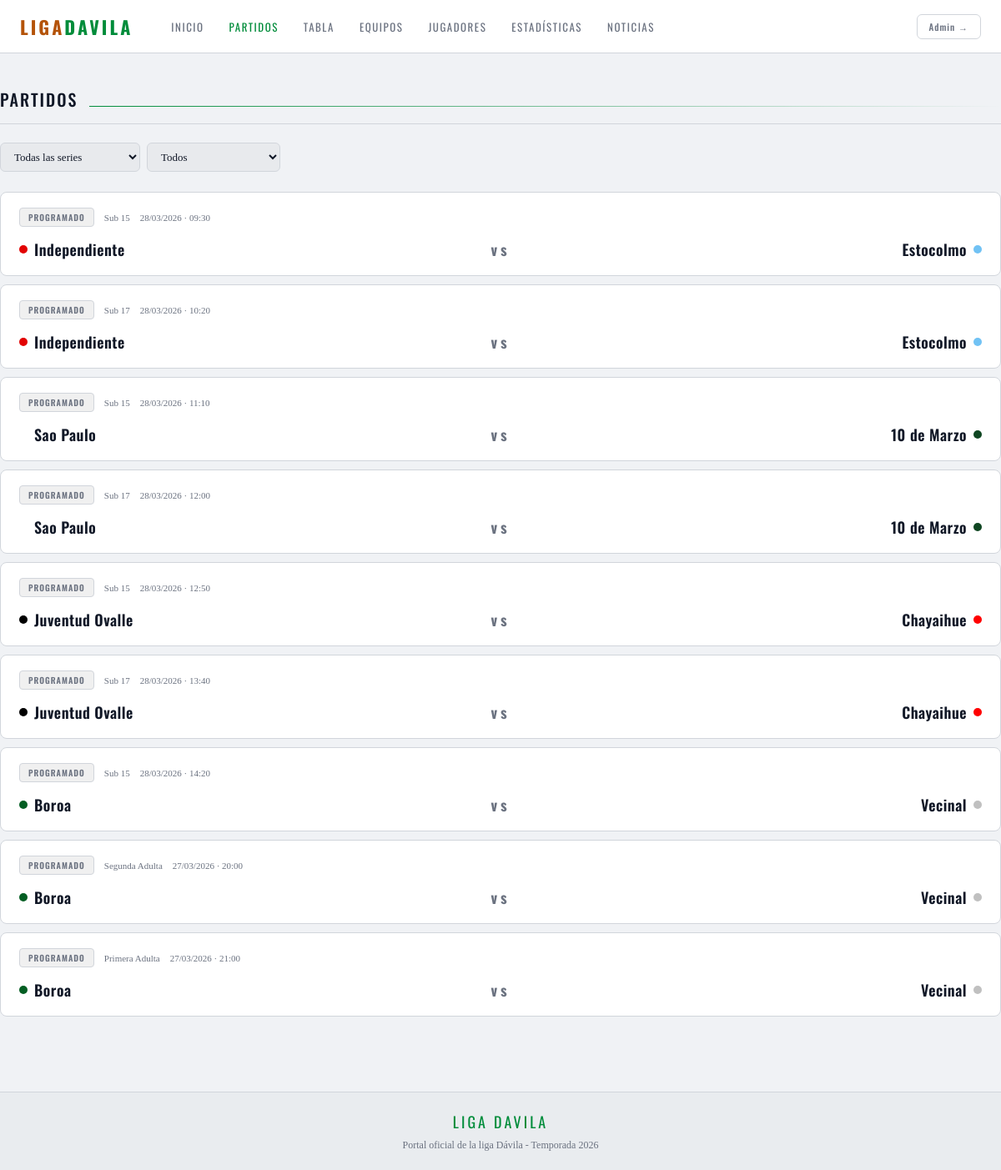
/partidos, run on the app's committed database.
### app/models/__init__.py (models this page shows, shortened)
class Partido(db.Model):
    __tablename__ = 'partidos'
    id = db.Column(db.Integer, primary_key=True)
    fecha = db.Column(db.Date, nullable=False)
    hora = db.Column(db.Time)
    cancha = db.Column(db.String(100))
    estado = db.Column(db.String(20), default='programado')  # programado, jugado, suspendido
    goles_local = db.Column(db.Integer, default=0)
    goles_visita = db.Column(db.Integer, default=0)
    observaciones = db.Column(db.Text)
    arbitro = db.Column(db.String(100))
    creado_en = db.Column(db.DateTime, default=datetime.utcnow)
    actualizado_en = db.Column(db.DateTime, default=datetime.utcnow, onupdate=datetime.utcnow)
    serie_id = db.Column(db.Integer, db.ForeignKey('series.id'), nullable=False)
    local_id = db.Column(db.Integer, db.ForeignKey('equipos.id'), nullable=False)
    visita_id = db.Column(db.Integer, db.ForeignKey('equipos.id'), nullable=False)
    actividades = db.relationship('Actividad', backref='partido', lazy='dynamic', cascade='all, delete-orphan')

class Serie(db.Model):
    __tablename__ = 'series'
    id = db.Column(db.Integer, primary_key=True)
    codigo = db.Column(db.String(10), unique=True, nullable=False)
    nombre = db.Column(db.String(100), nullable=False)
    año = db.Column(db.Integer, nullable=False, default=date.today().year)
    categoria = db.Column(db.String(20))  # Sub-8, Sub-10, Adultos, etc.
    activa = db.Column(db.Boolean, default=True)
    creado_en = db.Column(db.DateTime, default=datetime.utcnow)
    jugadores = db.relationship('Jugador', backref='serie', lazy='dynamic')
    partidos = db.relationship('Partido', backref='serie', lazy='dynamic')

class Equipo(db.Model):
    __tablename__ = 'equipos'
    id = db.Column(db.Integer, primary_key=True)
    codigo = db.Column(db.String(10), unique=True, nullable=False)
    nombre = db.Column(db.String(100), nullable=False)
    color = db.Column(db.String(7), default='#1a7a3c')
    delegado = db.Column(db.String(100))
    telefono_delegado = db.Column(db.String(20))
    activo = db.Column(db.Boolean, default=True)
    creado_en = db.Column(db.DateTime, default=datetime.utcnow)
    jugadores = db.relationship('Jugador', backref='equipo', lazy='dynamic')
    partidos_local = db.relationship('Partido', foreign_keys='Partido.local_id', backref='equipo_local', lazy='dynamic')
    partidos_visita = db.relationship('Partido', foreign_keys='Partido.visita_id', backref='equipo_visita', lazy='dynamic')

### app/routes/public.py (the view)
@public_bp.route('/partidos')
def partidos():
    serie_id = request.args.get('serie_id', type=int)
    estado   = request.args.get('estado', '')
    query = Partido.query
    if serie_id: query = query.filter_by(serie_id=serie_id)
    if estado:   query = query.filter_by(estado=estado)
    partidos = query.order_by(Partido.fecha.desc()).all()
    series   = Serie.query.filter_by(activa=True).all()
    return render_template('public/partidos.html',
        partidos=partidos, series=series,
        serie_id=serie_id, estado=estado)

### app/templates/public/partidos.html (shortened to what this page needs)
{% extends 'public/base_public.html' %}
{% block content %}
<div class="container page-wrap">
  <div class="section-head fade-up">
    <h1 class="section-title">Partidos</h1>
    <div class="section-line"></div>
  </div>
  <form method="GET" class="filters fade-up">
    <select name="serie_id" onchange="this.form.submit()">
      <option value="">Todas las series</option>
    </select>
    <select name="estado" onchange="this.form.submit()">
      <option value="">Todos</option>
    </select>
  </form>
  {% if partidos %}
    {% for p in partidos %}
    <a href="{{ url_for('public.partido_detalle', id=p.id) }}" class="match fade-up" style="display:block; text-decoration:none; color:inherit;">
      <div class="match-meta">
        <span class="badge {{ 'b-green' if p.estado == 'jugado' else 'b-gray' }}">{{ p.estado }}</span>
        <span>{{ p.serie.nombre }}</span>
        <span>{{ p.fecha.strftime('%d/%m/%Y') }}{% if p.hora %} · {{ p.hora.strftime('%H:%M') }}{% endif %}</span>
      </div>
      <div class="match-body">
        <div class="match-team">
          <div style="display:flex;align-items:center;gap:8px;">
            <div style="width:10px;height:10px;border-radius:50%;background:{{ p.equipo_local.color }}"></div>
            <div class="match-name">{{ p.equipo_local.nombre }}</div>
          </div>
        </div>
        {% if p.estado == 'jugado' %}
        <div class="match-score">{{ p.goles_local }}<span style="font-size:22px;color:#9ca3af;margin:0 4px">·</span>{{ p.goles_visita }}</div>
        {% else %}
        <div class="match-score pending">vs</div>
        {% endif %}
        <div class="match-team" style="text-align:right;">
          <div style="display:flex;align-items:center;gap:8px;justify-content:flex-end;">
            <div class="match-name">{{ p.equipo_visita.nombre }}</div>
            <div style="width:10px;height:10px;border-radius:50%;background:{{ p.equipo_visita.color }}"></div>
          </div>
        </div>
      </div>
    </a>
    {% endfor %}
  {% else %}
  <div class="empty"><div class="empty-icon">🗓️</div><div class="empty-text">Sin partidos con ese filtro</div></div>
  {% endif %}
</div>
{% endblock %}

### app/templates/public/base_public.html (style rules this page uses)
*, *::before, *::after { box-sizing: border-box; margin: 0; padding: 0; }
:root { --negro: #f0f2f5; --carbon: #ffffff; --grafito: #e8eaed; --borde: #d1d5db; --texto: #111827; --muted: #6b7280; --verde: #008c3a; --amarillo: #f5f505e2; --verde-dim: #d1fae5; --acento: #b45309; --rojo: #dc2626; --azul: #1d4ed8; --f-title: 'Oswald', sans-serif; --f-body: 'Source Serif 4', serif; --f-mono: 'DM Mono', monospace; --nav-h: 64px; --max-w: 1200px; --radius: 8px; }
html { scroll-behavior: smooth; }
body { font-family: var(--f-body); background: var(--negro); color: var(--texto); min-height: 100vh; }
.container { max-width: var(--max-w); margin: 0 auto; padding: 0 24px; }
.page-wrap { padding: 40px 0 80px; }
.section-head { display: flex; align-items: baseline; gap: 14px; margin-bottom: 22px; padding-bottom: 14px; border-bottom: 1px solid var(--borde); }
.section-title { font-family: var(--f-title); font-size: 20px; font-weight: 500; letter-spacing: 2px; text-transform: uppercase; }
.section-line { flex: 1; height: 1px; background: linear-gradient(90deg, var(--verde), transparent); }
.badge { font-family: var(--f-title); font-size: 10px; font-weight: 600; letter-spacing: 1px; text-transform: uppercase; padding: 3px 10px; border-radius: 4px; white-space: nowrap; }
.b-gray { background: rgba(0,0,0,.06); color: var(--muted); border: 1px solid var(--borde); }
.match { background: var(--carbon); border: 1px solid var(--borde); border-radius: var(--radius); padding: 18px 22px; margin-bottom: 10px; transition: border-color .2s; }
.match-meta { font-size: 11px; color: var(--muted); margin-bottom: 14px; display: flex; gap: 12px; align-items: center; }
.match-body { display: flex; align-items: center; gap: 5px; }
.match-team { flex: 1; }
.match-name { font-family: var(--f-title); font-size: 18px; font-weight: 600; letter-spacing: .5px; }
.match-score { font-family: var(--f-title); font-size: 38px; font-weight: 700; color: var(--acento); letter-spacing: 8px; min-width: 100px; text-align: center; }
.match-score.pending { color: var(--muted); font-size: 18px; letter-spacing: 4px; }
.filters { display: flex; gap: 8px; flex-wrap: wrap; margin-bottom: 24px; align-items: center; }
.filters select, .filters input { background: var(--grafito); border: 1px solid var(--borde); border-radius: 6px; color: var(--texto); font-family: var(--f-body); font-size: 13px; padding: 8px 12px; min-width: 160px; }
.fade-up { animation: fadeUp .5s ease both; }

### data on the page
Partido: estado "PROGRAMADO", serie.nombre "Sub 15", fecha "28/03/2026", hora "09:30", equipo_local.nombre "Independiente", shows "vs", equipo_visita.nombre "Estocolmo"
Partido: estado "PROGRAMADO", serie.nombre "Sub 17", fecha "28/03/2026", hora "10:20", equipo_local.nombre "Independiente", shows "vs", equipo_visita.nombre "Estocolmo"
Partido: estado "PROGRAMADO", serie.nombre "Sub 15", fecha "28/03/2026", hora "11:10", equipo_local.nombre "Sao Paulo", shows "vs", equipo_visita.nombre "10 de Marzo"
Partido: estado "PROGRAMADO", serie.nombre "Sub 17", fecha "28/03/2026", hora "12:00", equipo_local.nombre "Sao Paulo", shows "vs", equipo_visita.nombre "10 de Marzo"
Partido: estado "PROGRAMADO", serie.nombre "Sub 15", fecha "28/03/2026", hora "12:50", equipo_local.nombre "Juventud Ovalle", shows "vs", equipo_visita.nombre "Chayaihue"
Partido: estado "PROGRAMADO", serie.nombre "Sub 17", fecha "28/03/2026", hora "13:40", equipo_local.nombre "Juventud Ovalle", shows "vs", equipo_visita.nombre "Chayaihue"
Partido: estado "PROGRAMADO", serie.nombre "Sub 15", fecha "28/03/2026", hora "14:20", equipo_local.nombre "Boroa", shows "vs", equipo_visita.nombre "Vecinal"
Partido: estado "PROGRAMADO", serie.nombre "Segunda Adulta", fecha "27/03/2026", hora "20:00", equipo_local.nombre "Boroa", shows "vs", equipo_visita.nombre "Vecinal"
Partido: estado "PROGRAMADO", serie.nombre "Primera Adulta", fecha "27/03/2026", hora "21:00", equipo_local.nombre "Boroa", shows "vs", equipo_visita.nombre "Vecinal"
